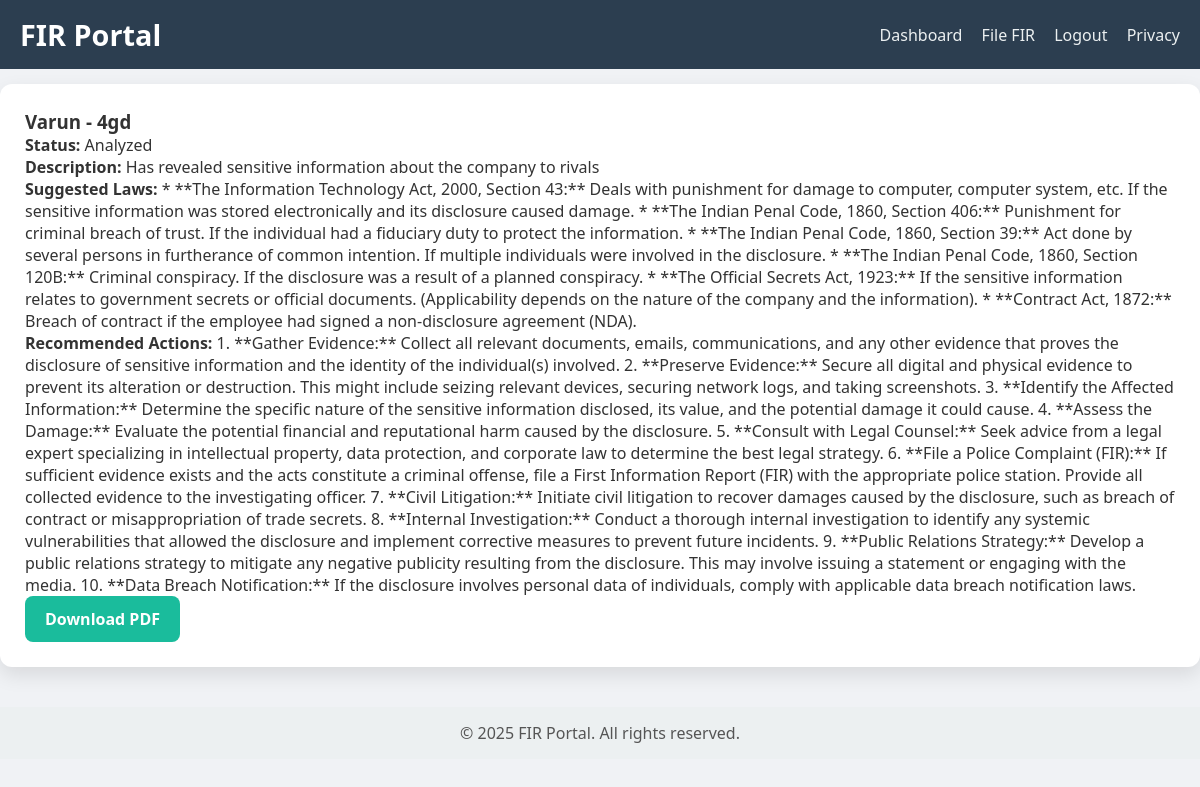
/dashboard (signed in), run on the app's committed database.
### tables this page shows
CREATE TABLE fir_reports (
            id INTEGER PRIMARY KEY,
            user_id INTEGER NOT NULL,
            name TEXT NOT NULL,
            company TEXT,
            company_address TEXT,
            industry TEXT,
            email TEXT,
            phone TEXT,
            accused_name TEXT,
            accused_role TEXT,
            witness_name TEXT,
            witness_contact TEXT,
            location_details TEXT,
            violation_type TEXT,
            incident_date TEXT,
            description TEXT,
            status TEXT,
            laws TEXT,
            actions TEXT,
            FOREIGN KEY (user_id) REFERENCES users (id)
        );

### app.py (the view)
@app.route("/dashboard")
def dashboard():
    if "user_id" not in session:
        flash("Please login first.", "error")
        return redirect(url_for("login"))
    conn = get_db_connection()
    reports = conn.execute("SELECT * FROM fir_reports WHERE user_id = ?", (session['user_id'],)).fetchall()
    conn.close()
    return render_template("dashboard.html", reports=reports)

### app.py (called while the page is built)
def get_db_connection():
    conn = sqlite3.connect(DATABASE)
    conn.row_factory = sqlite3.Row
    return conn

### templates/dashboard.html
{% extends "base.html" %}
{% block content %}
<div class="dashboard-container">
    {% if reports %}
        {% for fir in reports %}
        <div class="card">
            <h3>{{ fir.name }} - {{ fir.company }}</h3>
            <p><strong>Status:</strong> {{ fir.status }}</p>
            <p><strong>Description:</strong> {{ fir.description }}</p>
            <p><strong>Suggested Laws:</strong> {{ fir.laws }}</p>
            <p><strong>Recommended Actions:</strong> {{ fir.actions }}</p>
            <a class="btn" href="{{ url_for('download_fir', fir_id=fir.id) }}">Download PDF</a>
        </div>
        {% endfor %}
    {% else %}
        <p>No FIRs filed yet. <a href="{{ url_for('report') }}">File your first FIR</a></p>
    {% endif %}
</div>
{% endblock %}

### static/style.css (style rules this page uses)
* { margin:0; padding:0; box-sizing:border-box; font-family: 'Segoe UI', sans-serif; }
body { background:#f0f2f5; color:#333; }
.card, .form-card, .home-container { background:#fff; padding:25px; border-radius:12px; box-shadow:0 8px 20px rgba(0,0,0,0.1); margin-bottom:20px; }
button, .btn { background:#1abc9c; color:#fff; border:none; padding:12px 20px; border-radius:8px; cursor:pointer; font-weight:600; transition:0.2s; text-decoration:none; display:inline-block; }
.dashboard-container { display:flex; flex-wrap:wrap; gap:20px; }
.card { flex:1 1 400px; }

### data on the page
fir_reports: name "Varun", company "4gd", status "Analyzed", description "Has revealed sensitive information about the company to rivals", laws "* **The Information Technology Act, 2000, Section 43:** Deals with punishment for damage to computer, computer system, etc. If the sensitive information was stored electronically and its disclosure caused damage. * **The Indian Penal Code, 1860, Section 406:** Punishment for criminal breach of trust. If the individual had a fiduciary duty to protect the information. * **The Indian Penal Code, 1860, Section 39:** Act done by several persons in furtherance of common intention. If multiple individuals were involved in the disclosure. * **The Indian Penal Code, 1860, Section 120B:** Criminal conspiracy. If the disclosure was a result of a planned conspiracy. * **The Official Secrets Act,…", actions "1. **Gather Evidence:** Collect all relevant documents, emails, communications, and any other evidence that proves the disclosure of sensitive information and the identity of the individual(s) involved. 2. **Preserve Evidence:** Secure all digital and physical evidence to prevent its alteration or destruction. This might include seizing relevant devices, securing network logs, and taking screenshots. 3. **Identify the Affected Information:** Determine the specific nature of the sensitive information disclosed, its value, and the potential damage it could cause. 4. **Assess the Damage:** Evaluate the potential financial and reputational harm caused by the disclosure. 5. **Consult with Legal…"
